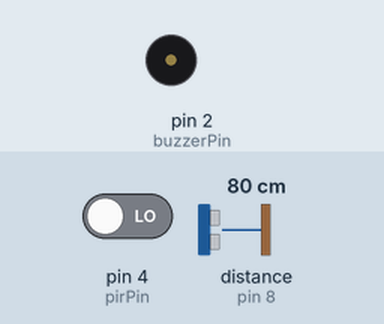
Simulated run of this sketch. Board: Arduino Uno, built with avr-gcc and run on an emulated ATmega328P. Shown: buzzer (waves = sounding). Wiring (inferred from the names in the program): ultrasonic range finder: trigger pin 9; echo pin 8. The test bench sets the inputs (shaded band); at power-on: pin 4 (pirPin) LOW, distance to the obstacle (sensor on pin 8) 80 cm. The echo pulse lasts 58.3 µs per cm; what the sketch prints to the serial monitor is not drawn.

Above: at 1.2 s.
1.3 s: pin 4 (pirPin) driven HIGH
At 2.4 s:
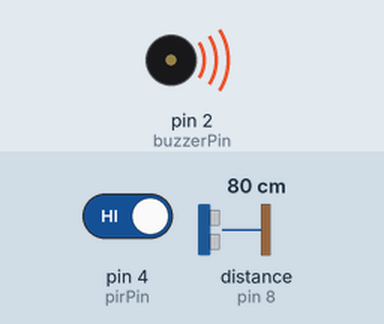
Timing chart, 0 to 9.6 s (numbered marks = the images above; inputs shaded):
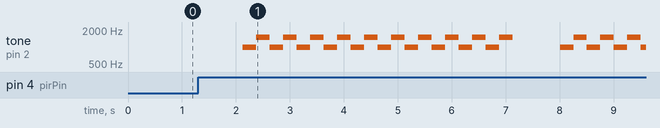

Measured:
- after the input at 1.3 s, tone on pin 2 (buzzerPin): plays 1000 Hz for 0.25 s, 1500 Hz for 0.25 s, 1000 Hz for 0.25 s, 1500 Hz for 0.25 s, 1000 Hz for 0.25 s, 1500 Hz for 0.25 s … (27 notes in this stretch), starting after 0.83 s

The sketch:

project4_utra-upgrade.ino
```cpp
// Define pins for sensors and buzzer
#define pirPin 4      // PIR sensor output pin
#define buzzerPin 2   // Passive buzzer pin
#define trigPin 9     // Ultrasonic sensor trigger pin
#define echoPin 8     // Ultrasonic sensor echo pin

void setup() {
  pinMode(pirPin, INPUT);    // Set PIR sensor as input
  pinMode(buzzerPin, OUTPUT); // Set buzzer as output
  pinMode(trigPin, OUTPUT);   // Set ultrasonic trigger as output
  pinMode(echoPin, INPUT);    // Set ultrasonic echo as input
  Serial.begin(9600);        // Start serial monitor
}

void loop() {
  int motion = detectStableMotion(); // Get stable PIR reading
  int distance = getFilteredDistance(); // Get filtered ultrasonic sensor reading

  // Print the measured distance to the Serial Monitor
  Serial.print("Distance: ");
  Serial.print(distance);
  Serial.println(" cm");

  // Trigger the alarm only if BOTH motion is detected AND an object is within 200 cm
  if (motion == HIGH && (distance > 0 && distance <= 200)) {
    Serial.println("🚨 Motion & Obstacle Detected! Alarm ON!");
    playIntruderAlarm();  // Call the intruder alarm function
  } else {
    Serial.println("ℹ️ No Threat. Alarm OFF.");
    noTone(buzzerPin);  // Turn OFF buzzer immediately
  }
  delay(500); // Small delay to reduce sensor noise
}

// Function to stabilize PIR sensor readings
int detectStableMotion() {
  int motion1 = digitalRead(pirPin);
  delay(100);
  int motion2 = digitalRead(pirPin);
  return (motion1 == HIGH && motion2 == HIGH) ? HIGH : LOW;
}

// Function to measure and filter distance using the ultrasonic sensor
int getFilteredDistance() {
  int totalDistance = 0;
  int validReadings = 0;

  for (int i = 0; i < 5; i++) { // Take 5 readings and average
    int distance = getDistance();
    if (distance > 0 && distance <= 300) { // Valid range
      totalDistance += distance;
      validReadings++;
    }
    delay(50); // Short delay to stabilize readings
  }

  return (validReadings > 0) ? (totalDistance / validReadings) : 999; // Return averaged value or 999 if no valid readings
}

// Function to measure distance using the ultrasonic sensor
int getDistance() {
  digitalWrite(trigPin, LOW); // Ensure trigger pin is low before sending pulse
  delayMicroseconds(2);
  digitalWrite(trigPin, HIGH); // Send 10us pulse to trigger pin
  delayMicroseconds(10);
  digitalWrite(trigPin, LOW);

  long duration = pulseIn(echoPin, HIGH, 30000); // Timeout to prevent infinite loop
  if (duration == 0) return 999; // If no pulse received, return out of range

  int distance = duration * 0.034 / 2;  // Convert duration to cm
  if (distance > 300 || distance <= 0) return 999; // Out of range filtering
  return distance;
}

// Function to play an intruder alarm sound (urgent & oscillating)
void playIntruderAlarm() {
  unsigned long startTime = millis();  // Track how long the alarm has been going
  while (millis() - startTime < 5000) {  // Sound alarm for 5 seconds max
    tone(buzzerPin, 1000); // Play first tone
    delay(250); // Short delay
    tone(buzzerPin, 1500); // Play second tone
    delay(250); // Short delay
  }
  noTone(buzzerPin); // Stop buzzer after alarm duration
}
```
